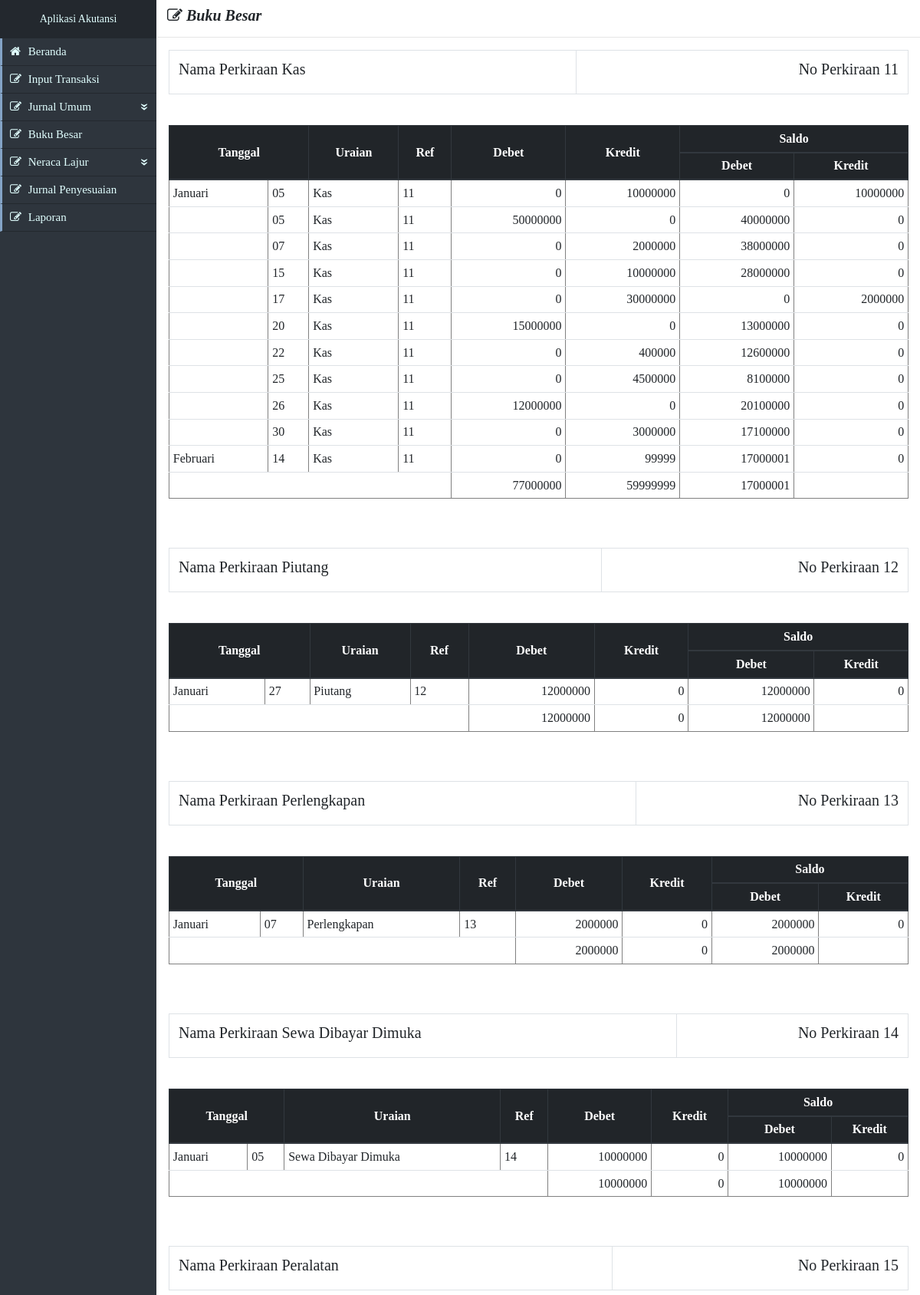
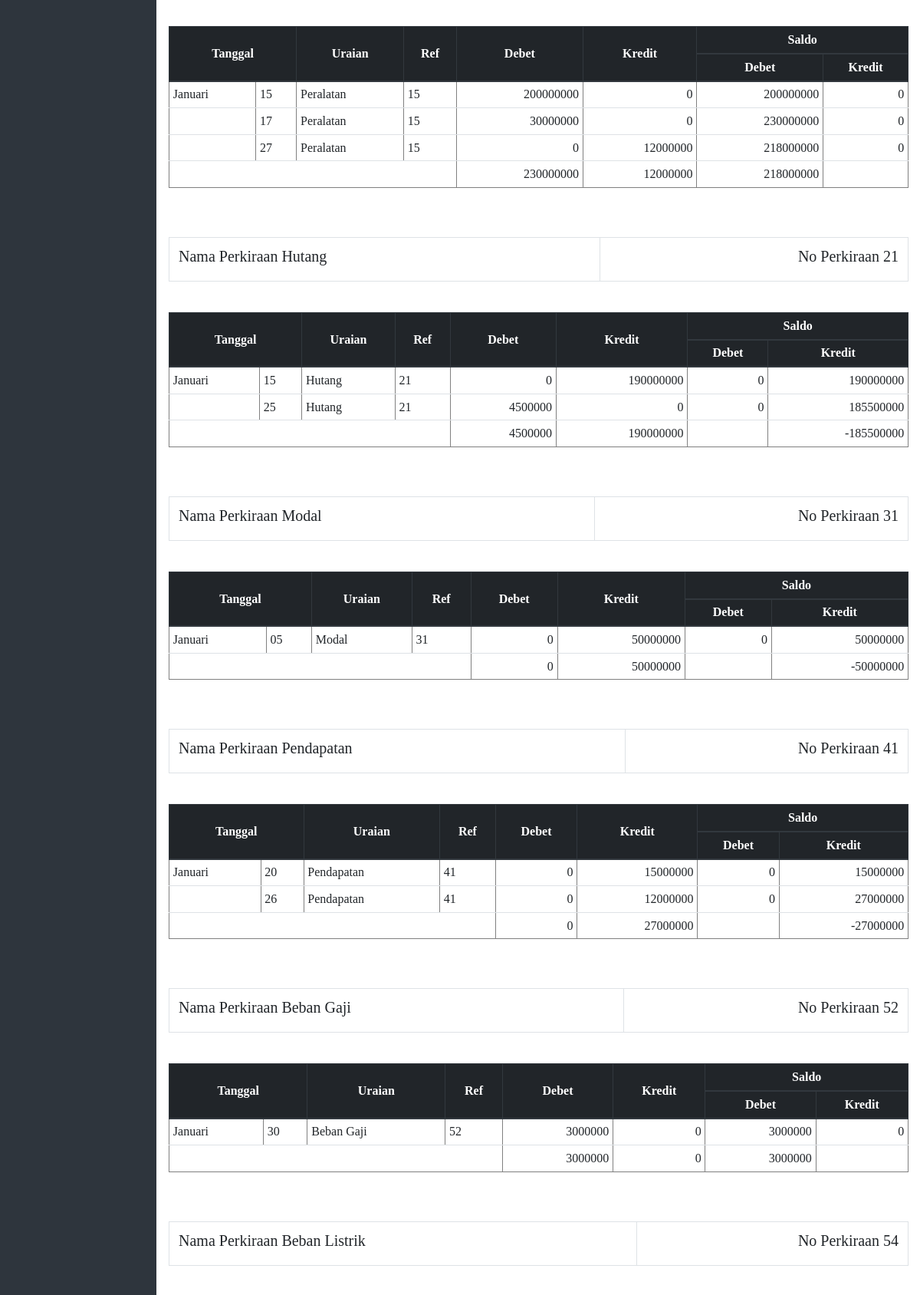
/public/archive/bukuBesar.php (upper part), run on the app's committed database (2 pictures, top to bottom).
### tables this page shows
CREATE TABLE `transaksi` (
  `no` int(10) NOT NULL,
  `kdTransaksi` int(50) DEFAULT NULL,
  `kdKhusus` varchar(100) DEFAULT NULL,
  `Tanggal` date DEFAULT NULL,
  `noRef` varchar(10) DEFAULT NULL,
  `debet` int(100) DEFAULT NULL,
  `kredit` int(100) DEFAULT NULL,
  `keterangan` varchar(100) DEFAULT NULL
);

CREATE TABLE `ketref` (
  `golAkun` varchar(50) DEFAULT NULL,
  `noRef` varchar(10) NOT NULL,
  `ketref` varchar(50) DEFAULT NULL,
  `kdUnik` varchar(50) DEFAULT NULL
);

### public/archive/bukuBesar.php (the view)
<?php include('../includes/templateAkutansi.php') ?>
		<div class="col-lg-10">
			<h5 class="ml-2 mt-2"><strong><i>&nbsp<span class="fa fa-pencil-square-o"></span> Buku Besar</i></strong></h5>
			<hr>
			<div class="container-fluid">
				<?php
					$con = mysqli_connect("localhost","root","","akutansiAuto");
			        if (mysqli_connect_errno()){
			            echo "Koneksi database gagal : " . mysqli_connect_error();
			        } else {
			        $query = mysqli_query($con,"select*from transaksi inner join ketref on ketref.noRef = transaksi.noRef order by ketref.noRef, transaksi.tanggal");
			        $query1 = mysqli_query($con,"select*from transaksi inner join ketref on ketref.noRef = transaksi.noRef where (ketref.noRef <> 19 and ketref.noRef <> 57) group by ketref order by transaksi.noRef");
					if(mysqli_num_rows($query1)>0){
						while ($data1=mysqli_fetch_array($query1)) {
							$saldo=0;
							$param=0;
							echo nl2br("<table class='table table-bordered'><tr><td><h5>Nama Perkiraan ".$data1['ketref']."</h5></td><td><h5 class='text-right'>No Perkiraan ".$data1['noRef']."</h5></td></tr></table>\n");
							?>
							<table border="1" class="table table-sm">
							<thead class="thead-dark text-center ">
								<tr >
									<th colspan="2" rowspan="2" class="align-middle">Tanggal</th>
									<th rowspan="2" class="align-middle">Uraian</th>
									<th rowspan="2" class="align-middle">Ref</th>
									<th rowspan="2" class="align-middle">Debet</th>
									<th rowspan="2" class="align-middle">Kredit</th>
									<th colspan="2">Saldo</th>
								</tr>
								<tr>
									<th >Debet</th>
									<th >Kredit </th>
								</tr>
							</thead>
							<?php
							$totD=0;
							$totK=0;
							$totS=0;
							foreach ($query as $data) {
								if ($data['noRef']==$data1['noRef']) {
								?>
									<tr>
										<td>
											<?php
												$tanggal1=$data["Tanggal"];
												$bln=substr($tanggal1,5,2);
												if ($bln=='01' or $bln=='1' ) {
													$bulan='Januari';
												} elseif ($bln=='02' or $bln=='2' ) {
													$bulan='Februari';
												} elseif ($bln=='03' or $bln=='3' ) {
													$bulan='Maret';
												} elseif ($bln=='04' or $bln=='4' ) {
													$bulan='April';
												} elseif ($bln=='05' or $bln=='5' ) {
													$bulan='Mei';
												} elseif ($bln=='06' or $bln=='6' ) {
													$bulan='Juni';
												} elseif ($bln=='07' or $bln=='7' ) {
													$bulan='Juli';
												} elseif ($bln=='08' or $bln=='8' ) {
													$bulan='Agustus';
												} elseif ($bln=='09' or $bln=='9' ) {
													$bulan='September';
												} elseif ($bln=='10' or $bln=='10' ) {
													$bulan='Oktober';
												} elseif ($bln=='11' or $bln=='11' ) {
													$bulan='November';
												} elseif ($bln=='12' or $bln=='12' ) {
													$bulan='Desember';
												}
												if ($param!=$bln) {
													echo $bulan;
												}
												$param=$bln;
											?>
										</td>
										<td>
											<?php
												$tanggal=substr($tanggal1,8,2);
												echo $tanggal;
											?>
										</td>
										<td><?php echo $data["ketref"]; ?></td>
										<td><?php echo $data["noRef"]; ?></td>
										<td class="text-right"><?php echo $data["debet"]; $totD=$totD+$data["debet"]; ?></td>
										<td class="text-right"><?php echo $data["kredit"];$totK=$totK+$data["kredit"]; ?></td>
										<td class="text-right">
											<?php
												$d=$data["debet"];
												$k=$data["kredit"];
												if ($d!=0) {
													$saldo=$saldo+$d;
													$totS=$saldo;
												} else {
													$saldo=$saldo-$k;
													$totS=$saldo;
												}
												if ($saldo>0) {
													echo $saldo;
												} else {
													echo '0';
												}
											?>
										</td>
										<td class="text-right">
											<?php
												if ($saldo<0) {
													echo substr($saldo, 1);
												} else {
													echo '0';
												}
											?>
										</td>
									</tr>
								<?php
								}
							}
							?>
								<tr class="text-right">
									<td colspan="4"></td>
									<td>
										<?php
											echo $totD;
										?>
									</td>
									<td><?php
											echo $totK;
										?>
									</td>
									<td>
										<?php
										if ($totS>0) {
											echo $totS;
										}
										?>
									</td>
									<td>
										<?php
										if ($totS<0) {
											echo $totS;
										}
										?>
									</td>
								</tr>
							</table><br><br>
							<?php
						}
					}
			    }
				?>
			</div>
		</div>
	</div>
</body>
</html>

### assets/css/style.css (style rules this page uses)
* { margin: 0px;padding:0px;font-family: calibri; }
body { margin: 0px; padding: 0px; }

### data on the page
transaksi: noRef.noRef "Nama Perkiraan Kas No Perkiraan 11", Tanggal "05", noRef.ketref "Kas", noRef.noRef "11", debet "50000000", kredit "0", saldo "40000000", totD "77000000", totK "59999999", totS "17000001"
transaksi: Tanggal "Januari", Tanggal "05", noRef.ketref "Kas", noRef.noRef "11", debet "0", kredit "10000000", saldo "10000000"
transaksi: Tanggal "07", noRef.ketref "Kas", noRef.noRef "11", debet "0", kredit "2000000", saldo "38000000"
transaksi: Tanggal "15", noRef.ketref "Kas", noRef.noRef "11", debet "0", kredit "10000000", saldo "28000000"
transaksi: Tanggal "17", noRef.ketref "Kas", noRef.noRef "11", debet "0", kredit "30000000", saldo "2000000"
transaksi: Tanggal "20", noRef.ketref "Kas", noRef.noRef "11", debet "15000000", kredit "0", saldo "13000000"
transaksi: Tanggal "22", noRef.ketref "Kas", noRef.noRef "11", debet "0", kredit "400000", saldo "12600000"
transaksi: Tanggal "25", noRef.ketref "Kas", noRef.noRef "11", debet "0", kredit "4500000", saldo "8100000"
transaksi: Tanggal "26", noRef.ketref "Kas", noRef.noRef "11", debet "12000000", kredit "0", saldo "20100000"
transaksi: Tanggal "30", noRef.ketref "Kas", noRef.noRef "11", debet "0", kredit "3000000", saldo "17100000"
transaksi: Tanggal "Februari", Tanggal "14", noRef.ketref "Kas", noRef.noRef "11", debet "0", kredit "99999", saldo "17000001"
transaksi: noRef.noRef "Nama Perkiraan Piutang No Perkiraan 12", Tanggal "Januari", Tanggal "27", noRef.ketref "Piutang", noRef.noRef "12", debet "12000000", kredit "0", saldo "12000000", totD "12000000", totK "0", totS "12000000"
transaksi: noRef.noRef "Nama Perkiraan Perlengkapan No Perkiraan 13", Tanggal "Januari", Tanggal "07", noRef.ketref "Perlengkapan", noRef.noRef "13", debet "2000000", kredit "0", saldo "2000000", totD "2000000", totK "0", totS "2000000"
transaksi: noRef.noRef "Nama Perkiraan Sewa Dibayar Dimuka No Perkiraan 14", Tanggal "Januari", Tanggal "05", noRef.ketref "Sewa Dibayar Dimuka", noRef.noRef "14", debet "10000000", kredit "0", saldo "10000000", totD "10000000", totK "0", totS "10000000"
transaksi: noRef.noRef "Nama Perkiraan Peralatan No Perkiraan 15", Tanggal "Januari", Tanggal "15", noRef.ketref "Peralatan", noRef.noRef "15", debet "200000000", kredit "0", saldo "200000000", totD "230000000", totK "12000000", totS "218000000"
transaksi: Tanggal "17", noRef.ketref "Peralatan", noRef.noRef "15", debet "30000000", kredit "0", saldo "230000000"
transaksi: Tanggal "27", noRef.ketref "Peralatan", noRef.noRef "15", debet "0", kredit "12000000", saldo "218000000"
transaksi: noRef.noRef "Nama Perkiraan Hutang No Perkiraan 21", Tanggal "Januari", Tanggal "15", noRef.ketref "Hutang", noRef.noRef "21", debet "0", kredit "190000000", saldo "190000000", totD "4500000", totK "190000000", totS "-185500000"
transaksi: Tanggal "25", noRef.ketref "Hutang", noRef.noRef "21", debet "4500000", kredit "0", saldo "185500000"
transaksi: noRef.noRef "Nama Perkiraan Modal No Perkiraan 31", Tanggal "Januari", Tanggal "05", noRef.ketref "Modal", noRef.noRef "31", debet "0", kredit "50000000", saldo "50000000", totD "0", totK "50000000", totS "-50000000"
transaksi: noRef.noRef "Nama Perkiraan Pendapatan No Perkiraan 41", Tanggal "Januari", Tanggal "20", noRef.ketref "Pendapatan", noRef.noRef "41", debet "0", kredit "15000000", saldo "15000000", totD "0", totK "27000000", totS "-27000000"
transaksi: Tanggal "26", noRef.ketref "Pendapatan", noRef.noRef "41", debet "0", kredit "12000000", saldo "27000000"
transaksi: noRef.noRef "Nama Perkiraan Beban Gaji No Perkiraan 52", Tanggal "Januari", Tanggal "30", noRef.ketref "Beban Gaji", noRef.noRef "52", debet "3000000", kredit "0", saldo "3000000", totD "3000000", totK "0", totS "3000000"
transaksi: noRef.noRef "Nama Perkiraan Beban Listrik No Perkiraan 54"
